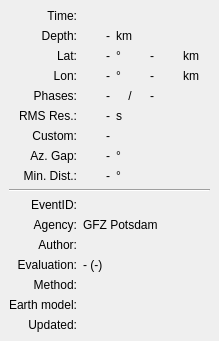
      <widget class="QFrame" name="groupBox" >
       <property name="sizePolicy" >
        <sizepolicy>
         <hsizetype>4</hsizetype>
         <vsizetype>5</vsizetype>
         <horstretch>1</horstretch>
         <verstretch>0</verstretch>
        </sizepolicy>
       </property>
       <layout class="QGridLayout" >
        <property name="margin" >
         <number>9</number>
        </property>
        <property name="spacing" >
         <number>6</number>
        </property>
        <item row="4" column="1" >
         <widget class="QLabel" name="labelNumPhases" >
          <property name="text" >
           <string>-</string>
          </property>
          <property name="alignment" >
           <set>Qt::AlignRight|Qt::AlignTrailing|Qt::AlignVCenter</set>
          </property>
         </widget>
        </item>
        <item row="12" column="1" colspan="4" >
         <widget class="QLabel" name="labelAgency" >
          <property name="sizePolicy" >
           <sizepolicy>
            <hsizetype>13</hsizetype>
            <vsizetype>5</vsizetype>
            <horstretch>0</horstretch>
            <verstretch>0</verstretch>
           </sizepolicy>
          </property>
          <property name="text" >
           <string>GFZ Potsdam</string>
          </property>
         </widget>
        </item>
        <item row="8" column="2" >
         <widget class="QLabel" name="labelMinDistUnit" >
          <property name="text" >
           <string>°</string>
          </property>
         </widget>
        </item>
        <item row="1" column="1" >
         <widget class="QLabel" name="labelDepth" >
          <property name="text" >
           <string>-</string>
          </property>
          <property name="alignment" >
           <set>Qt::AlignRight|Qt::AlignTrailing|Qt::AlignVCenter</set>
          </property>
         </widget>
        </item>
        <item row="5" column="2" >
         <widget class="QLabel" name="labelStdErrorUnit" >
          <property name="text" >
           <string>s</string>
          </property>
         </widget>
        </item>
        <item row="11" column="0" >
         <widget class="QLabel" name="lbEventID" >
          <property name="text" >
           <string>EventID:</string>
          </property>
          <property name="alignment" >
           <set>Qt::AlignRight|Qt::AlignTrailing|Qt::AlignVCenter</set>
          </property>
         </widget>
        </item>
        <item row="2" column="4" >
         <widget class="QLabel" name="labelLatitudeErrorUnit" >
          <property name="text" >
           <string>km</string>
          </property>
         </widget>
        </item>
        <item row="2" column="3" >
         <widget class="QLabel" name="labelLatitudeError" >
          <property name="text" >
           <string>-</string>
          </property>
          <property name="alignment" >
           <set>Qt::AlignLeading|Qt::AlignLeft|Qt::AlignVCenter</set>
          </property>
         </widget>
        </item>
        <item row="5" column="0" >
         <widget class="QLabel" name="label_13" >
          <property name="text" >
           <string>RMS Res.:</string>
          </property>
          <property name="alignment" >
           <set>Qt::AlignRight|Qt::AlignTrailing|Qt::AlignVCenter</set>
          </property>
         </widget>
        </item>
        <item row="3" column="1" >
         <widget class="QLabel" name="labelLongitude" >
          <property name="text" >
           <string>-</string>
          </property>
          <property name="alignment" >
           <set>Qt::AlignRight|Qt::AlignTrailing|Qt::AlignVCenter</set>
          </property>
         </widget>
        </item>
        <item row="17" column="1" colspan="4" >
         <widget class="QLabel" name="labelCreated" >
          <property name="text" >
           <string/>
          </property>
         </widget>
        </item>
        <item row="3" column="0" >
         <widget class="QLabel" name="label_11" >
          <property name="text" >
           <string>Lon:</string>
          </property>
          <property name="alignment" >
           <set>Qt::AlignRight|Qt::AlignTrailing|Qt::AlignVCenter</set>
          </property>
         </widget>
        </item>
        <item row="3" column="4" >
         <widget class="QLabel" name="labelLongitudeErrorUnit" >
          <property name="text" >
           <string>km</string>
          </property>
         </widget>
        </item>
        <item row="13" column="1" colspan="4" >
         <widget class="QLabel" name="labelUser" >
          <property name="sizePolicy" >
           <sizepolicy>
            <hsizetype>13</hsizetype>
            <vsizetype>5</vsizetype>
            <horstretch>0</horstretch>
            <verstretch>0</verstretch>
           </sizepolicy>
          </property>
          <property name="text" >
           <string/>
          </property>
         </widget>
        </item>
        <item row="16" column="1" colspan="4" >
         <widget class="QLabel" name="labelEarthModel" >
          <property name="sizePolicy" >
           <sizepolicy>
            <hsizetype>13</hsizetype>
            <vsizetype>5</vsizetype>
            <horstretch>0</horstretch>
            <verstretch>0</verstretch>
           </sizepolicy>
          </property>
          <property name="text" >
           <string/>
          </property>
         </widget>
        </item>
        <item row="10" column="0" colspan="5" >
         <widget class="QFrame" name="frameInfoSeparator" >
          <property name="frameShape" >
           <enum>QFrame::HLine</enum>
          </property>
          <property name="frameShadow" >
           <enum>QFrame::Sunken</enum>
          </property>
         </widget>
        </item>
        <item row="4" column="3" >
         <widget class="QLabel" name="labelNumPhasesError" >
          <property name="text" >
           <string>-</string>
          </property>
          <property name="alignment" >
           <set>Qt::AlignLeading|Qt::AlignLeft|Qt::AlignVCenter</set>
          </property>
         </widget>
        </item>
        <item row="2" column="2" >
         <widget class="QLabel" name="labelLatitudeUnit" >
          <property name="text" >
           <string>°</string>
          </property>
         </widget>
        </item>
        <item row="5" column="1" >
         <widget class="QLabel" name="labelStdError" >
          <property name="text" >
           <string>-</string>
          </property>
          <property name="alignment" >
           <set>Qt::AlignRight|Qt::AlignTrailing|Qt::AlignVCenter</set>
          </property>
         </widget>
        </item>
        <item row="2" column="1" >
         <widget class="QLabel" name="labelLatitude" >
          <property name="text" >
           <string>-</string>
          </property>
          <property name="alignment" >
           <set>Qt::AlignRight|Qt::AlignTrailing|Qt::AlignVCenter</set>
          </property>
         </widget>
        </item>
        <item row="7" column="0" >
         <widget class="QLabel" name="label_7" >
          <property name="text" >
           <string> Az. Gap:</string>
          </property>
          <property name="alignment" >
           <set>Qt::AlignRight|Qt::AlignTrailing|Qt::AlignVCenter</set>
          </property>
         </widget>
        </item>
        <item row="11" column="1" colspan="4" >
         <widget class="QLabel" name="labelEventID" >
          <property name="sizePolicy" >
           <sizepolicy>
            <hsizetype>13</hsizetype>
            <vsizetype>5</vsizetype>
            <horstretch>0</horstretch>
            <verstretch>0</verstretch>
           </sizepolicy>
          </property>
          <property name="text" >
           <string/>
          </property>
         </widget>
        </item>
        <item row="1" column="4" >
         <widget class="QLabel" name="labelDepthErrorUnit" >
          <property name="text" >
           <string/>
          </property>
         </widget>
        </item>
        <item row="0" column="1" colspan="4" >
         <widget class="QLabel" name="labelTime" >
          <property name="text" >
           <string/>
          </property>
          <property name="alignment" >
           <set>Qt::AlignLeading|Qt::AlignLeft|Qt::AlignVCenter</set>
          </property>
         </widget>
        </item>
        <item row="1" column="0" >
         <widget class="QLabel" name="label_12" >
          <property name="text" >
           <string>Depth:</string>
          </property>
          <property name="alignment" >
           <set>Qt::AlignRight|Qt::AlignTrailing|Qt::AlignVCenter</set>
          </property>
         </widget>
        </item>
        <item row="16" column="0" >
         <widget class="QLabel" name="lbEarthModel" >
          <property name="text" >
           <string>Earth model:</string>
          </property>
          <property name="alignment" >
           <set>Qt::AlignRight|Qt::AlignTrailing|Qt::AlignVCenter</set>
          </property>
         </widget>
        </item>
        <item row="15" column="0" >
         <widget class="QLabel" name="lbMethod" >
          <property name="text" >
           <string>Method:</string>
          </property>
          <property name="alignment" >
           <set>Qt::AlignRight|Qt::AlignTrailing|Qt::AlignVCenter</set>
          </property>
         </widget>
        </item>
        <item row="8" column="1" >
         <widget class="QLabel" name="labelMinDist" >
          <property name="text" >
           <string>-</string>
          </property>
          <property name="alignment" >
           <set>Qt::AlignRight|Qt::AlignTrailing|Qt::AlignVCenter</set>
          </property>
         </widget>
        </item>
        <item row="12" column="0" >
         <widget class="QLabel" name="lbAgencyID" >
          <property name="text" >
           <string>Agency:</string>
          </property>
          <property name="alignment" >
           <set>Qt::AlignRight|Qt::AlignTrailing|Qt::AlignVCenter</set>
          </property>
         </widget>
        </item>
        <item row="4" column="0" >
         <widget class="QLabel" name="label_8" >
          <property name="text" >
           <string>Phases:</string>
          </property>
          <property name="alignment" >
           <set>Qt::AlignRight|Qt::AlignTrailing|Qt::AlignVCenter</set>
          </property>
         </widget>
        </item>
        <item row="15" column="1" colspan="4" >
         <widget class="QLabel" name="labelMethod" >
          <property name="sizePolicy" >
           <sizepolicy>
            <hsizetype>13</hsizetype>
            <vsizetype>5</vsizetype>
            <horstretch>0</horstretch>
            <verstretch>0</verstretch>
           </sizepolicy>
          </property>
          <property name="text" >
           <string/>
          </property>
         </widget>
        </item>
        <item row="2" column="0" >
         <widget class="QLabel" name="label_10" >
          <property name="text" >
           <string>Lat:</string>
          </property>
          <property name="alignment" >
           <set>Qt::AlignRight|Qt::AlignTrailing|Qt::AlignVCenter</set>
          </property>
         </widget>
        </item>
        <item row="9" column="0" colspan="5" >
         <spacer>
          <property name="orientation" >
           <enum>Qt::Vertical</enum>
          </property>
          <property name="sizeHint" >
           <size>
            <width>201</width>
            <height>0</height>
           </size>
          </property>
         </spacer>
        </item>
        <item row="17" column="0" >
         <widget class="QLabel" name="label_16" >
          <property name="text" >
           <string>Updated:</string>
          </property>
          <property name="alignment" >
           <set>Qt::AlignRight|Qt::AlignTrailing|Qt::AlignVCenter</set>
          </property>
         </widget>
        </item>
        <item row="4" column="2" >
         <widget class="QLabel" name="labelNumPhasesUnit" >
          <property name="text" >
           <string>/</string>
          </property>
          <property name="alignment" >
           <set>Qt::AlignCenter</set>
          </property>
         </widget>
        </item>
        <item row="13" column="0" >
         <widget class="QLabel" name="lbUser" >
          <property name="text" >
           <string>Author:</string>
          </property>
          <property name="alignment" >
           <set>Qt::AlignRight|Qt::AlignTrailing|Qt::AlignVCenter</set>
          </property>
         </widget>
        </item>
        <item row="8" column="0" >
         <widget class="QLabel" name="label_9" >
          <property name="text" >
           <string>Min. Dist.:</string>
          </property>
          <property name="alignment" >
           <set>Qt::AlignRight|Qt::AlignTrailing|Qt::AlignVCenter</set>
          </property>
         </widget>
        </item>
        <item row="3" column="3" >
         <widget class="QLabel" name="labelLongitudeError" >
          <property name="text" >
           <string>-</string>
          </property>
          <property name="alignment" >
           <set>Qt::AlignLeading|Qt::AlignLeft|Qt::AlignVCenter</set>
          </property>
         </widget>
        </item>
        <item row="1" column="3" >
         <widget class="QLabel" name="labelDepthError" >
          <property name="text" >
           <string/>
          </property>
          <property name="alignment" >
           <set>Qt::AlignLeading|Qt::AlignLeft|Qt::AlignVCenter</set>
          </property>
         </widget>
        </item>
        <item row="14" column="1" colspan="4" >
         <widget class="QLabel" name="labelEvaluation" >
          <property name="text" >
           <string>- (-)</string>
          </property>
         </widget>
        </item>
        <item row="3" column="2" >
         <widget class="QLabel" name="labelLongitudeUnit" >
          <property name="text" >
           <string>°</string>
          </property>
         </widget>
        </item>
        <item row="0" column="0" >
         <widget class="QLabel" name="label_15" >
          <property name="text" >
           <string>Time:</string>
          </property>
          <property name="alignment" >
           <set>Qt::AlignRight|Qt::AlignTrailing|Qt::AlignVCenter</set>
          </property>
         </widget>
        </item>
        <item row="7" column="1" >
         <widget class="QLabel" name="labelAzimuthGap" >
          <property name="text" >
           <string>-</string>
          </property>
          <property name="alignment" >
           <set>Qt::AlignRight|Qt::AlignTrailing|Qt::AlignVCenter</set>
          </property>
         </widget>
        </item>
        <item row="1" column="2" >
         <widget class="QLabel" name="labelDepthUnit" >
          <property name="text" >
           <string>km</string>
          </property>
         </widget>
        </item>
        <item row="7" column="2" >
         <widget class="QLabel" name="labelAzimuthGapUnit" >
          <property name="text" >
           <string>°</string>
          </property>
         </widget>
        </item>
        <item row="14" column="0" >
         <widget class="QLabel" name="lbEvaluation" >
          <property name="text" >
           <string>Evaluation:</string>
          </property>
          <property name="alignment" >
           <set>Qt::AlignRight|Qt::AlignTrailing|Qt::AlignVCenter</set>
          </property>
         </widget>
        </item>
        <item row="6" column="0" >
         <widget class="QLabel" name="lbComment" >
          <property name="text" >
           <string>Custom:</string>
          </property>
          <property name="alignment" >
           <set>Qt::AlignRight|Qt::AlignTrailing|Qt::AlignVCenter</set>
          </property>
         </widget>
        </item>
        <item row="6" column="1" >
         <widget class="QLabel" name="labelComment" >
          <property name="text" >
           <string>-</string>
          </property>
          <property name="alignment" >
           <set>Qt::AlignRight|Qt::AlignTrailing|Qt::AlignVCenter</set>
          </property>
         </widget>
        </item>
       </layout>
      </widget>
